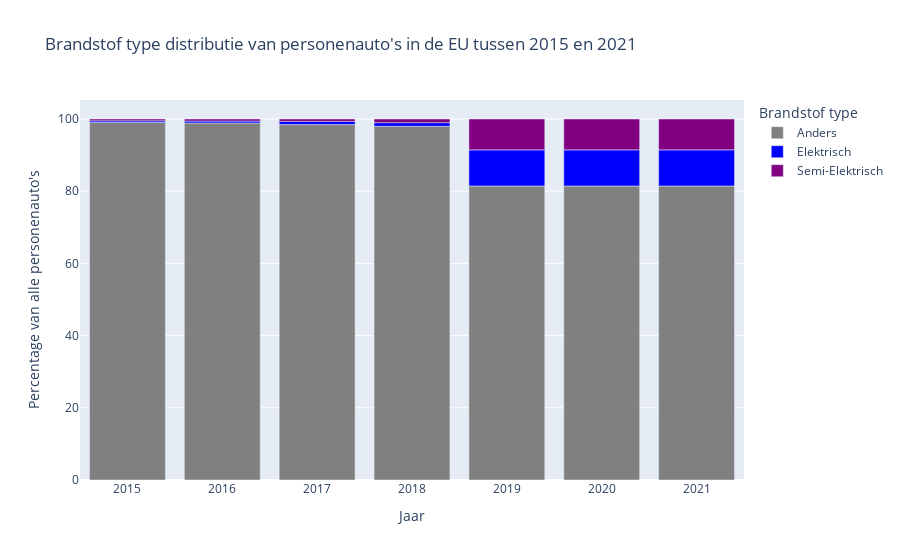

Notebook source saved alongside this figure:
### Markdown cell above
>**Figuur 2**. In dit staafdiagram wordt de gemiddelde CO2-uitstoot getoond die is verminderd door innovatieve technologieën, per land, voor de jaren 2015 tot 2022. De x-as vertegenwoordigt de landcodes, terwijl de y-as de gemiddelde CO2-uitstoot vermindering (in g/km) weergeeft. Door middel van dit diagram kunnen wij onderzoeken welke landen significante vooruitgang hebben geboekt in het verminderen van CO2-uitstoot door innovatieve technologieën en kunnen we ook de prestaties over de jaren heen vergelijken.

Zoals we kunnen zien in het bovenstaande figuur is er een significante vermindering geweest in de uitstoot tussen 2015 en 2021 vanwege innovatieve technologieën, in de meeste landen. Dit omvat onder andere de opkomst van elektrische voertuigen (EV's), die geen directe uitstoot van broeikasgassen hebben tijdens het rijden. De populariteit van EV's is gestegen vanwege verbeteringen in batterijtechnologie, grotere beschikbaarheid van laadinfrastructuur en overheidsstimuleringsmaatregelen (Xing, 2021).

De beschikbare data kan worden gebruikt om de toename in populariteit van elektrische en semi-elektrische auto’s aan te tonen. Onder semi-elektrisch verstaan we voertuigen die zowel een verbrandingsmotor (meestal diesel of benzine) als een elektromotor gebruiken.

### Code cell
# Definieer kleuren voor de brandstof types
colormap = {
    "Elektrisch": 'blue',
    "Semi-Elektrisch": 'purple',
    "Anders": 'grey',
}

# Plot settings
fig = px.bar(df_counts,
    x="year",
    y="percent",
    color="Ft",
    title="Brandstof type distributie van personenauto's in de EU tussen 2015 en 2021",
    labels={
        "percent": "Percentage van alle personenauto's",
        "year": 'Jaar',
        "Ft": 'Brandstof type',
    },
    hover_data=['counts'],
    color_discrete_map=colormap  # Gebruik de kleurenkaart
)
fig.show()

### Figure 1 — Plotly figure (JSON) as saved in the notebook; plotly's stock layout.template omitted (floating-point values rounded to 4 significant figures)
{"data": [{"alignmentgroup": "True", "customdata": [[415321], [473519], [4859439], [14598778], [7975216], [7975216], [7975216]], "hovertemplate": "Brandstof type=Anders<br>Jaar=%{x}<br>Percentage van alle personenauto's=%{y}<br>counts=%{customdata[0]}<extra></extra>", "legendgroup": "Anders", "marker": {"color": "grey", "pattern": {"shape": ""}}, "name": "Anders", "offsetgroup": "Anders", "orientation": "v", "showlegend": true, "textposition": "auto", "type": "bar", "x": [2015, 2016, 2017, 2018, 2019, 2020, 2021], "xaxis": "x", "y": [99.03, 98.91, 98.46, 97.99, 81.44, 81.44, 81.44], "yaxis": "y"}, {"alignmentgroup": "True", "customdata": [[1899], [2452], [43266], [148184], [980563], [980563], [980563]], "hovertemplate": "Brandstof type=Elektrisch<br>Jaar=%{x}<br>Percentage van alle personenauto's=%{y}<br>counts=%{customdata[0]}<extra></extra>", "legendgroup": "Elektrisch", "marker": {"color": "blue", "pattern": {"shape": ""}}, "name": "Elektrisch", "offsetgroup": "Elektrisch", "orientation": "v", "showlegend": true, "textposition": "auto", "type": "bar", "x": [2015, 2016, 2017, 2018, 2019, 2020, 2021], "xaxis": "x", "y": [0.4528, 0.5122, 0.8766, 0.9946, 10.01, 10.01, 10.01], "yaxis": "y"}, {"alignmentgroup": "True", "customdata": [[2149], [2757], [32832], [151400], [837238], [837238], [837238]], "hovertemplate": "Brandstof type=Semi-Elektrisch<br>Jaar=%{x}<br>Percentage van alle personenauto's=%{y}<br>counts=%{customdata[0]}<extra></extra>", "legendgroup": "Semi-Elektrisch", "marker": {"color": "purple", "pattern": {"shape": ""}}, "name": "Semi-Elektrisch", "offsetgroup": "Semi-Elektrisch", "orientation": "v", "showlegend": true, "textposition": "auto", "type": "bar", "x": [2015, 2016, 2017, 2018, 2019, 2020, 2021], "xaxis": "x", "y": [0.5124, 0.5759, 0.6652, 1.016, 8.549, 8.549, 8.549], "yaxis": "y"}], "layout": {"barmode": "relative", "legend": {"title": {"text": "Brandstof type"}, "tracegroupgap": 0}, "title": {"text": "Brandstof type distributie van personenauto's in de EU tussen 2015 en 2021"}, "xaxis": {"anchor": "y", "domain": [0, 1], "title": {"text": "Jaar"}}, "yaxis": {"anchor": "x", "domain": [0, 1], "title": {"text": "Percentage van alle personenauto's"}}}}
